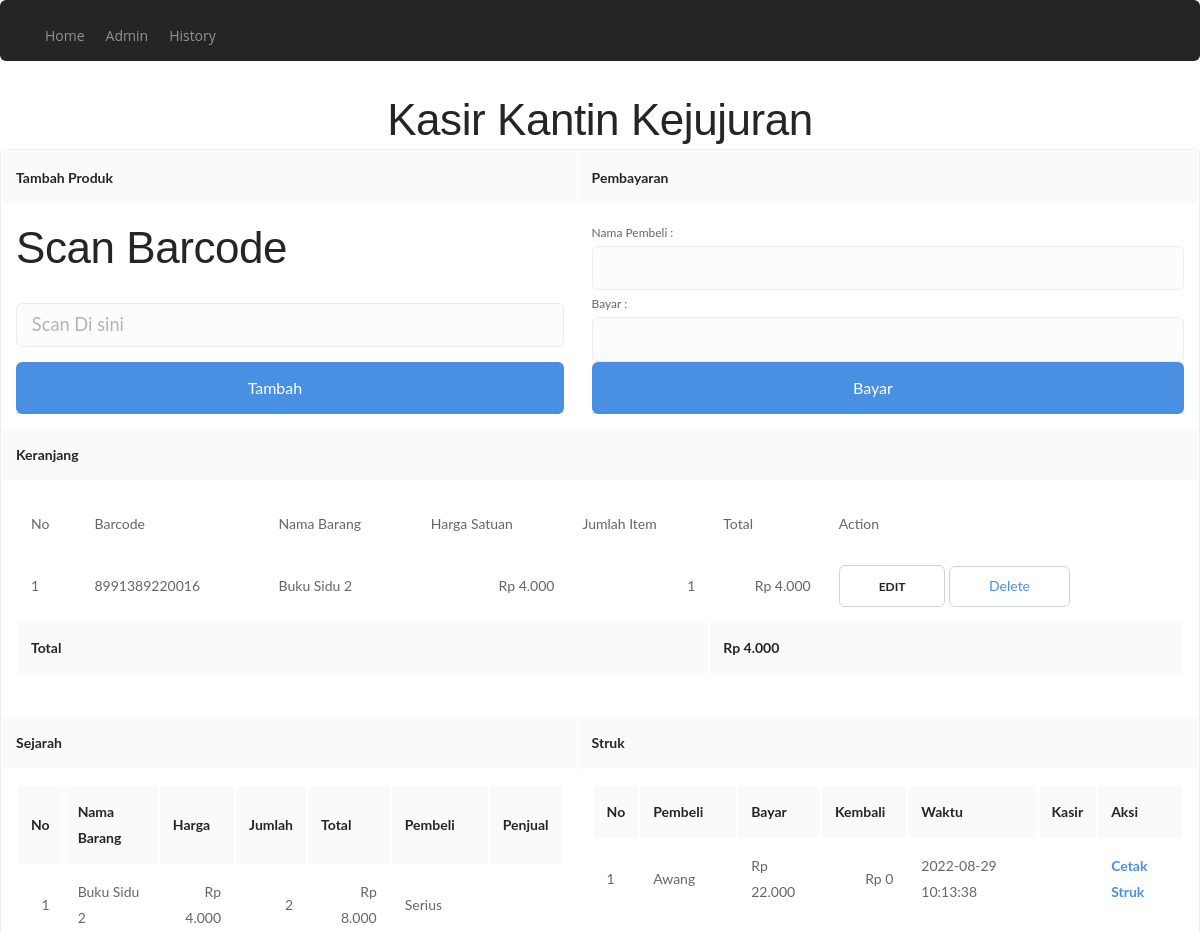
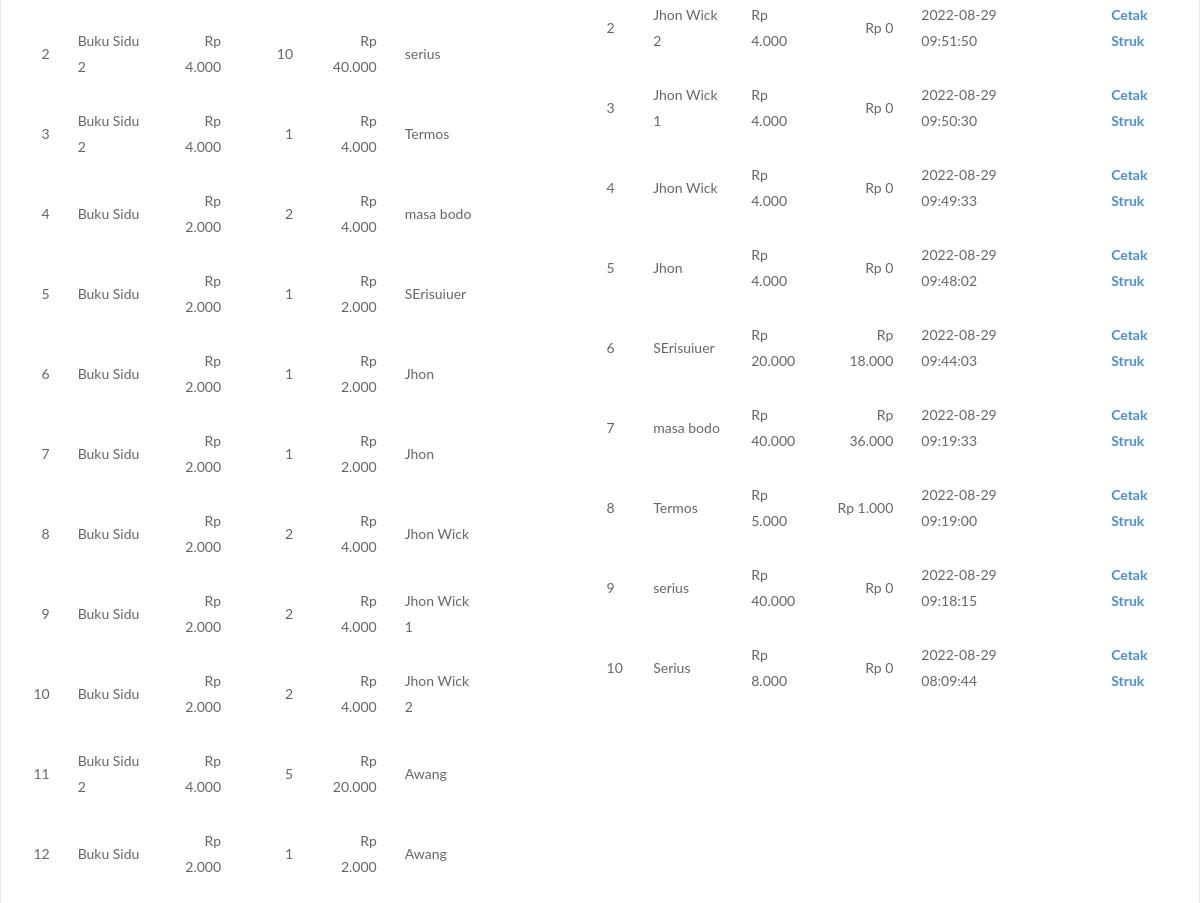
/main/index.php, run on the app's committed database (2 pictures, top to bottom).
### tables this page shows
CREATE TABLE `tb_cart` (
  `id_cart` int NOT NULL AUTO_INCREMENT,
  `id_barang` varchar(50) DEFAULT NULL,
  `jumlah` int DEFAULT '1',
  `update_at` timestamp NULL DEFAULT CURRENT_TIMESTAMP,
  PRIMARY KEY (`id_cart`)
);

CREATE TABLE `tb_barang` (
  `id_barang` varchar(50) NOT NULL,
  `nama_barang` varchar(50) NOT NULL,
  `harga_barang` int NOT NULL,
  `stok_barang` int NOT NULL,
  `created_at` timestamp NOT NULL DEFAULT CURRENT_TIMESTAMP,
  PRIMARY KEY (`id_barang`)
);

CREATE TABLE `tb_payment` (
  `id_payment` int NOT NULL AUTO_INCREMENT,
  `penjual` varchar(50) NOT NULL,
  `pembeli` varchar(50) NOT NULL,
  `total_bayar` int NOT NULL,
  `update_at` timestamp NOT NULL DEFAULT CURRENT_TIMESTAMP,
  PRIMARY KEY (`id_payment`)
);

### admin/functions.php (called while the page is built, shortened)
<?php
function rupiah($angka)
{
    $hasil_rupiah = "Rp " . number_format($angka, 0, ',', '.');
    return $hasil_rupiah;
}

### main/payment_history.php (the view, shortened to what this page needs)
<!DOCTYPE html>
<html lang="en">
<head>
</head>
<body>
    <table>
        <tr>
            <th>No</th>
            <th>Pembeli</th>
            <th>Bayar</th>
            <th>Kembali</th>
            <th>Waktu</th>
            <th>Kasir</th>
            <th>Aksi</th>
        </tr>
        <?php
        $no = 1;
        $row = mysqli_query($conn, "select tb_payment.id_payment, tb_payment.pembeli, tb_payment.total_bayar, tb_payment.total_bayar as kembalian, tb_payment.update_at, penjual from tb_payment, tb_history where tb_payment.id_payment = tb_history.id_payment group by tb_payment.id_payment order by tb_payment.update_at desc");
        while ($r = mysqli_fetch_array($row)) {
            $total = mysqli_fetch_assoc(mysqli_query(
                $conn,
                "select sum(tb_barang.harga_barang*tb_history.jumlah) as total
                    from tb_history,tb_payment, tb_barang where tb_history.id_payment = tb_payment.id_payment
                    and tb_barang.id_barang = tb_history.id_barang and tb_history.id_payment = '$r[id_payment]'"
            ));
            echo "
            <tr>
                <td>$no</td>
                <td>$r[pembeli]</td>
                <td>" . rupiah($r["total_bayar"]) . "</td>
                <td align='right'>" . rupiah($r['total_bayar'] - $total['total']) . "</td>
                <td>$r[update_at]</td>
                <td>$r[penjual]</td>
                <td><a href='cetak_struk.php?id=$r[id_payment]'>Cetak Struk</a></td>
            </tr>";
            $no++;
        }
        ?>
    </table>
</body>
</html>

### main/index.php (shortened to what this page needs)
<?php
include "../admin/functions.php";
?>
<!DOCTYPE html>
<html lang="en">
<head>
    <link href="../css/bootstrap.css" rel="stylesheet" type="text/css" media="all" />
    <link href="../css/stack-interface.css" rel="stylesheet" type="text/css" media="all" />
    <link href="../css/socicon.css" rel="stylesheet" type="text/css" media="all" />
    <link href="../css/lightbox.min.css" rel="stylesheet" type="text/css" media="all" />
    <link href="../css/flickity.css" rel="stylesheet" type="text/css" media="all" />
    <link href="../css/iconsmind.css" rel="stylesheet" type="text/css" media="all" />
    <link href="../css/jquery.steps.css" rel="stylesheet" type="text/css" media="all" />
    <link href="../css/theme.css" rel="stylesheet" type="text/css" media="all" />
    <link href="../css/custom.css" rel="stylesheet" type="text/css" media="all" />
    <link href="../css/font-rubiklato.css" rel="stylesheet" type="text/css" media="all" />
</head>
<body>
    <div class="bar bg--dark boxed boxed--sm">
        <div class="container">
            <div class="row">
                <div class="col-md-7">
                    <div class="bar__module">
                        <ul class="menu-horizontal">
                            <li>
                                <a href="#">Home</a>
                            </li>
                            <li>
                                <a href="../admin/index.php">Admin</a>
                            </li>
                            <li>
                                <a href="#">History</a>
                            </li>
                        </ul>
                    </div>
                </div>
            </div>
        </div>
    </div val>
    <center>
        <h1>Kasir Kantin Kejujuran</h1>
    </center>
    <table class="border--round">
        <tr>
            <th>Tambah Produk</th>
            <th>Pembayaran</th>
        </tr>
        <tr>
            <td valign="top"><?php include "add_cart.php" ?></td>
            <td><?php include "payment.php" ?></td>
        </tr>
        <tr>
            <th colspan="2">Keranjang</th>
        </tr>
        <tr>
            <td colspan="2" valign="top">
                <?php include "cart.php" ?>
            </td>
        </tr>
        <tr>
            <th>Sejarah</th>
            <th>Struk</th>
        </tr>
        <tr>
            <td valign="top"><?php include "history.php" ?></td>
            <td valign="top" rowspan="2"><?php include "payment_history.php" ?></td>
        </tr>
    </table>
</body>
</html>

### main/add_cart.php (shortened to what this page needs)
<!DOCTYPE html>
<html lang="en">
<head>
</head>
<body>
    <h1>Scan Barcode</h1>
    <form action="" method="post">
        <input type="text" name="barcode" autofocus placeholder="Scan Di sini" autocomplete="off">
        <input type="submit" name="submit" value="Tambah">
    </form>
</body>
</html>

### main/payment.php (shortened to what this page needs)
<!DOCTYPE html>
<html lang="en">
<head>
</head>
<body>
    <form action="" method="POST">
        <div>
            <label for="pembeli">Nama Pembeli : </label>
            <input type="text" name="pembeli" required>
        </div>
        <div>
            <label for="bayar">Bayar : </label>
            <input type="number" name="bayar" required>
        </div>
        <input type="submit" name="pay" value="Bayar">
    </form>
</body>
</html>

### main/cart.php (shortened to what this page needs)
<!DOCTYPE html>
<html lang="en">
<head>
</head>
<body>
    <table>
        <tr>
            <td>No</td>
            <td>Barcode</td>
            <td>Nama Barang</td>
            <td>Harga Satuan</td>
            <td>Jumlah Item</td>
            <td>Total</td>
            <td>Action</td>
        </tr>
        <?php
        $no = 1;
        $row = mysqli_query($conn, "SELECT tb_cart.id_cart, tb_barang.id_barang, nama_barang, harga_barang,tb_cart.jumlah, tb_cart.jumlah*tb_barang.harga_barang as total from tb_barang, tb_cart where tb_cart.id_barang = tb_barang.id_barang ORDER BY tb_cart.update_at DESC");
        while ($r = mysqli_fetch_array($row)) {
            echo "
                <tr>
                <td>$no</td>
                <td>$r[id_barang]</td>
                <td>$r[nama_barang]</td>
                <td align='right'>" . rupiah($r["harga_barang"]) . "</td>
                <td align='right'>$r[jumlah]</td>
                <td align='right'>" . rupiah($r["total"]) . "</td>
                <td>
                    <div class='modal-instance'>
                        <a class='btn modal-trigger' href='#'>
                            <span class='btn__text'>
                                EDIT
                            </span>
                        </a>
                        <div class='modal-container'>
                            <div class='modal-content'>
                                <form action='updateCart.php?id=$r[id_cart]' method='post'>
                                    <input type='number' name='newCount' placeholder='jumlah' value='$r[jumlah]' required>
                                    <input type='submit' name='update' value='UPDATE'>
                                </form>
                            </div>
                        </div>
                    </div>
                    <a class='btn' href='delete_cart.php?id=$r[id_cart]'>Delete</a>
                </td>
                </tr>";
            $no++;
        }
        ?>
        <tr>
            <th colspan="5" align="right">Total</th>
            <th colspan="2">
                <?= rupiah(mysqli_fetch_assoc(mysqli_query($conn, "SELECT SUM(tb_barang.harga_barang*tb_cart.jumlah)as total FROM tb_barang, tb_cart WHERE tb_barang.id_barang = tb_cart.id_barang"))['total']) ?></th>
        </tr>
    </table>
</body>
</html>

### main/history.php (shortened to what this page needs)
<!DOCTYPE html>
<html lang="en">
<head>
</head>
<body>
    <table>
        <tr>
            <th>No</th>
            <th>Nama Barang</th>
            <th>Harga</th>
            <th>Jumlah</th>
            <th>Total</th>
            <th>Pembeli</th>
            <th>Penjual</th>
        </tr>
        <?php
        $no = 1;
        $r = mysqli_query($conn, "SELECT tb_barang.nama_barang, tb_barang.harga_barang, tb_history.jumlah, (tb_barang.harga_barang*tb_history.jumlah) as total, tb_payment.pembeli, tb_payment.penjual
            FROM tb_barang, tb_history, tb_payment where tb_history.id_barang = tb_barang.id_barang and tb_history.id_payment = tb_payment.id_payment");
        while ($row = mysqli_fetch_array($r)) {
            echo "
            <tr>
                <td align='right'>$no</td>
                <td align='left'>$row[nama_barang]</td>
                <td align='right'>" . rupiah($row["harga_barang"]) . "</td>
                <td align='right'>$row[jumlah]</td>
                <td align='right'>" . rupiah($row["total"]) . "</td>
                <td align='left'>$row[pembeli]</td>
                <td align='left'>$row[penjual]</td>
            </tr>";
            $no++;
        }
        ?>
    </table>
</body>
</html>

### data on the page
tb_cart: id_barang.id_barang "8991389220016", id_barang.nama_barang "Buku Sidu 2", id_barang.harga_barang "Rp 4.000", jumlah "1", total "Rp 4.000"
tb_payment: pembeli "Awang", total_bayar "Rp 22.000", total "Rp 0", update_at "2022-08-29 10:13:38"
tb_payment: pembeli "Jhon Wick 2", total_bayar "Rp 4.000", total "Rp 0", update_at "2022-08-29 09:51:50"
tb_payment: pembeli "Jhon Wick 1", total_bayar "Rp 4.000", total "Rp 0", update_at "2022-08-29 09:50:30"
tb_payment: pembeli "Jhon Wick", total_bayar "Rp 4.000", total "Rp 0", update_at "2022-08-29 09:49:33"
tb_payment: pembeli "Jhon", total_bayar "Rp 4.000", total "Rp 0", update_at "2022-08-29 09:48:02"
tb_payment: pembeli "SErisuiuer", total_bayar "Rp 20.000", total "Rp 18.000", update_at "2022-08-29 09:44:03"
tb_payment: pembeli "masa bodo", total_bayar "Rp 40.000", total "Rp 36.000", update_at "2022-08-29 09:19:33"
tb_payment: pembeli "Termos", total_bayar "Rp 5.000", total "Rp 1.000", update_at "2022-08-29 09:19:00"
tb_payment: pembeli "serius", total_bayar "Rp 40.000", total "Rp 0", update_at "2022-08-29 09:18:15"
tb_payment: pembeli "Serius", total_bayar "Rp 8.000", total "Rp 0", update_at "2022-08-29 08:09:44"

### other printed values
$row[nama_barang] "Buku Sidu 2"
rupiah($row["harga_barang"]) "Rp 4.000"
$row[jumlah] "2"
rupiah($row["total"]) "Rp 8.000"
$row[pembeli] "Serius"
$row[jumlah] "10"
rupiah($row["total"]) "Rp 40.000"
$row[pembeli] "serius"
$row[jumlah] "1"
rupiah($row["total"]) "Rp 4.000"
$row[pembeli] "Termos"
$row[nama_barang] "Buku Sidu"
rupiah($row["harga_barang"]) "Rp 2.000"
$row[pembeli] "masa bodo"
rupiah($row["total"]) "Rp 2.000"
